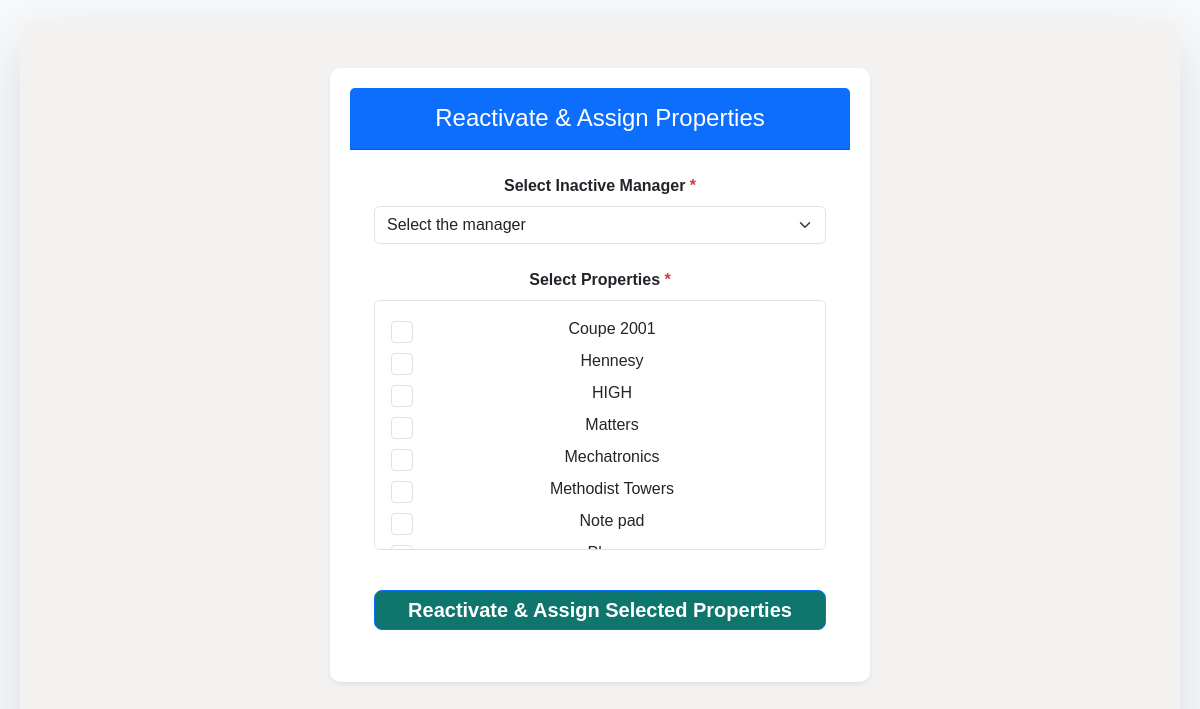
Page /admin/assignprop.php (signed in) on the committed database.
### tables this page shows
CREATE TABLE `property` (
  `property_id` int(20) NOT NULL,
  `property_name` varchar(255) NOT NULL,
  `property_type` enum('Residential','Apartments','BNB''s','Commercial','Mixed Use') NOT NULL,
  `numberofblocks` int(20) NOT NULL,
  `location` varchar(20) DEFAULT NULL,
  `status` enum('Assigned','Unassigned','','') NOT NULL DEFAULT 'Unassigned'
);

### admin/assignprop.php (the view, shortened to what this page needs)
<?php
$database = new Database();
$db = $database->getConnection();
$inactiveManagers = [];
$properties = [];
try {
    $managerStmt = $db->query("SELECT manager_id, name, username, status FROM manager WHERE status = 'inactive' ORDER BY name ASC");
    $inactiveManagers = $managerStmt->fetchAll(PDO::FETCH_ASSOC);
    $propertyStmt = $db->query("SELECT property_id, property_name FROM property ORDER BY property_name ASC");
    $properties = $propertyStmt->fetchAll(PDO::FETCH_ASSOC);
} catch (PDOException $e) {
    error_log('Error fetching dropdown/checkbox data: ' . $e->getMessage());
}
?>
<!DOCTYPE html>
<html lang="en">
<head>
    <link href="https://cdn.jsdelivr.net/npm/bootstrap@5.3.2/dist/css/bootstrap.min.css" rel="stylesheet">
    <link rel="stylesheet" href="style.css">
</head>
<body class="bg-light">
    <div class="container py-5">
        <div class="row justify-content-center">
            <div class="col-md-8 col-lg-6 mx-auto">
                <div class="card shadow-sm border-0">
                    <div class="card-header bg-primary text-white text-center py-3">
                        <h4 class="card-title mb-0">Reactivate & Assign Properties</h4>
                    </div>
                    <div class="card-body p-4">
                        <form method="post" action="">
                            <div class="mb-4">
                                <label for="manager_id" class="form-label fw-bold">Select Inactive Manager <span class="text-danger">*</span></label>
                                <select id="manager_id" name="manager_id" class="form-select" required>
                                    <?php if (!empty($inactiveManagers)): ?>
                                        <option value="">Select the manager</option>
                                    <?php else: ?>
                                        <option value="">No inactive managers found</option>
                                    <?php endif; ?>
                                </select>
                            </div>
                            <div class="mb-4">
                                <label class="form-label fw-bold">Select Properties <span class="text-danger">*</span></label>
                                <?php if (!empty($properties)): ?>
                                    <div class="border rounded p-3 bg-white property-list-container" style="max-height: 250px; overflow-y: auto;">
                                        <?php foreach ($properties as $property): ?>
                                            <div class="form-check mb-2">
                                                <input class="form-check-input" type="checkbox" name="property_ids[]"
                                                    value="<?php echo htmlspecialchars($property['property_id']); ?>"
                                                    id="prop_<?php echo htmlspecialchars($property['property_id']); ?>">
                                                <label class="form-check-label" for="prop_<?php echo htmlspecialchars($property['property_id']); ?>">
                                                    <?php echo htmlspecialchars($property['property_name']); ?>
                                                </label>
                                            </div>
                                        <?php endforeach; ?>
                                    </div>
                                <?php else: ?>
                                    <p class="text-muted">No properties available to assign.</p>
                                <?php endif; ?>
                            </div>
                            <div class="d-grid">
                                <button type="submit" class="btn btn-primary btn-lg" <?php echo empty($inactiveManagers) ? 'disabled' : ''; ?>>
                                    Reactivate & Assign Selected Properties
                                </button>
                            </div>
                        </form>
                    </div>
                </div>
            </div>
        </div>
    </div>
</body>
</html>

### style.css (style rules this page uses)
body { font-family: Arial, sans-serif; margin: 0; min-height: 100vh; color: #1f1f2d; background: #f1f3f8; }
.container { max-width: 380px; background: rgba(244, 241, 241, 0.98); padding: 28px; border-radius: 18px; text-align: center; box-shadow: 0 20px 60px rgba(5, 15, 40, 0.12); }
input, button { width: 100%; padding: 10px; margin: 8px 0; border: 1px solid #ccc; border-radius: 5px; font-family: inherit; }
button { background-color: rgb(90, 4, 58); color: white; font-weight: bold; cursor: pointer; }
.btn-primary { display: inline-block; padding: 12px 20px; background: #5a046b; color: #fff; border-radius: 999px; text-decoration: none; font-weight: 600; margin-top: 16px; }
body { font-family: Arial, sans-serif; background: #f5f7fb; padding: 20px; }
.container { max-width: 1400px; margin: 0 auto; }
.card { background: #fff; padding: 20px; border-radius: 10px; margin-bottom: 16px; box-shadow: 0 4px 12px rgba(0,0,0,0.06); }
.btn-primary { display: inline-block; background: #0f766e; color: #ffffff; padding: 4px 12px; border-radius: 8px; text-decoration: none; font-weight: 600; }
button { margin-top: 8px; padding: 8px 14px; background: #07f547; color: #fff; border: none; border-radius: 6px; cursor: pointer; font-weight: 600; }

### rows in the picture
property: property_name "Coupe 2001"
property: property_name "Hennesy"
property: property_name "HIGH"
property: property_name "Matters"
property: property_name "Mechatronics"
property: property_name "Methodist Towers"
property: property_name "Note pad"
